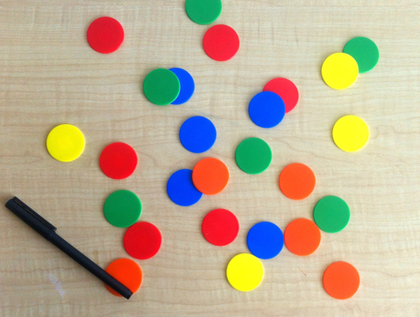
%> input picture Lab1/MATLAB Codes/im2.png, 420 x 317 px, shrunk from 518 x 391 before the run
$ octave performance2.m   (GNU Octave 9; MATLAB toolbox functions it lacks are replaced by stand-ins)
%> lines starting %> are read from the running program, lines starting %| are printed output that depends on the picture
imc = imread('im2.png');% Read the image
%> imc is the input picture: size 317x420x3 uint8; mean R, G, B 188.3, 173.3, 148.1
img = rgb2gray(imc); % Convert to grayscale
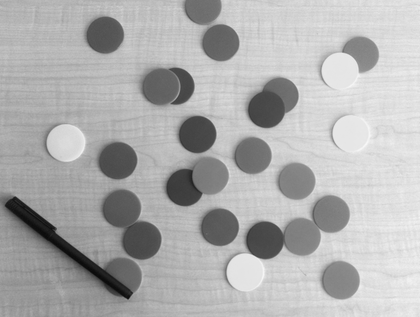
%> img: size 317x420 uint8; min 10, max 247, mean 174.9
imshow(img); % View image

%Grayscale images have 256 gray levels
H=size(img,1); % Read the height of the image
%> H = 317
W=size(img,2); % Read the width of the image
%> W = 420
Hist_arr=zeros(1,256); % Array for holding the (original) histogram
Hist_eq_arr=zeros(1,256); % Array for holding the (equalized) histogram
CDF_array=zeros(1,length(Hist_arr)); % array to hold cumulative distribution function
%(CDF)
hist_eq_img=uint8(zeros(H,W)); % A 2D array for keeping histogram equalized image
%(intensity in 8 bit integers)
for i=1:H,
for j=1:W,
Hist_arr(1,img(i,j)+1)=Hist_arr (1,img(i,j)+1)+1 ;
end
end
%> after the loop, Hist_arr = 256 values, max 1809 at index 231, min 0 at index 1, mean 520.1

%Calculating pr(rk) for the image. (Total number of pixels = ymax × xmax)

 Hist_arr_pdf=Hist_arr/(H*W); % PDF
%> Hist_arr_pdf = 256 values, max 0.0136 at index 231, min 0 at index 1, mean 0.00391

 %Calculating the CDF from the PDF
 dummy1=0; % A dummy variable to hold the summation results
 for k=1:length(Hist_arr); % Generating the CDF from PDF
 dummy1=dummy1+Hist_arr_pdf(k);
 CDF_array(k)= dummy1;
 end
%> this loop made 256 passes
%> dummy1 on passes 1 to 3: 0, 0, 0
%> after the loop, CDF_array = 256 values from 0 to 1; dummy1 = 1
%Calculating the equalized histogram using equation 1 and map the original gray levels to
%the new gray levels.
 for l=1:H, % Histograms equalization
for m=1:W,
hist_eq_img(l,m)= round(CDF_array(img(l,m)+1)*...
(length(Hist_arr_pdf)-1)); % scale to 255 and round to nearest integer
Hist_eq_arr(1, hist_eq_img(l,m)+1)=...
Hist_eq_arr (1,hist_eq_img(l,m)+1)+1 ; % Histogram
end
 end
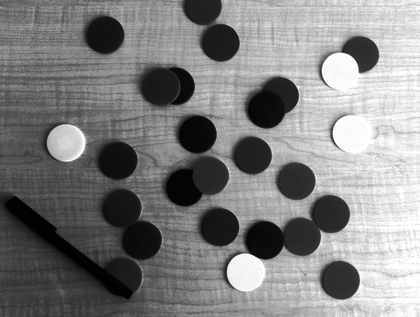
%> hist_eq_img: size 317x420 uint8; min 0, max 255, mean 128.6
%> after the loop, Hist_eq_arr = 256 values, max 1809 at index 252, min 0 at index 47, mean 520.1

%Displaying histograms
 subplot(1,3,2);
bar(0:255,Hist_eq_arr)
axis([0 255 0 9*10^4])
subplot(1,3,3); % To Compare
imhist(hist_eq_img) % High level function imhist(gray_im)
axis([0 255 0 9*10^4])
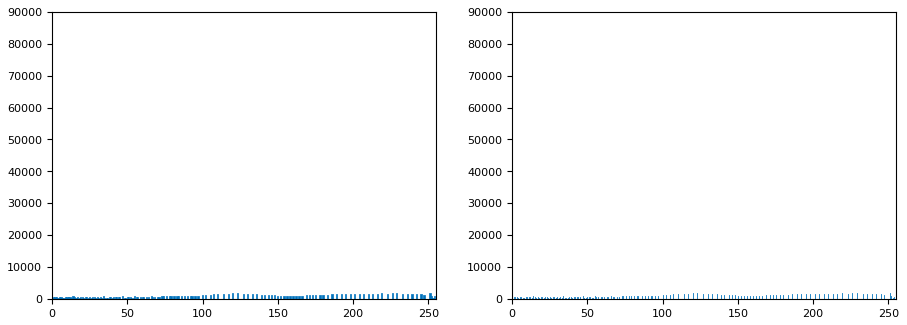
%> figure redrawn from the program's plot data, 2 panels; panel 1: tallest bar 1809 high, from x = 250.6 to 251.4; panel 2: highest point at x = 251, y = 1809
